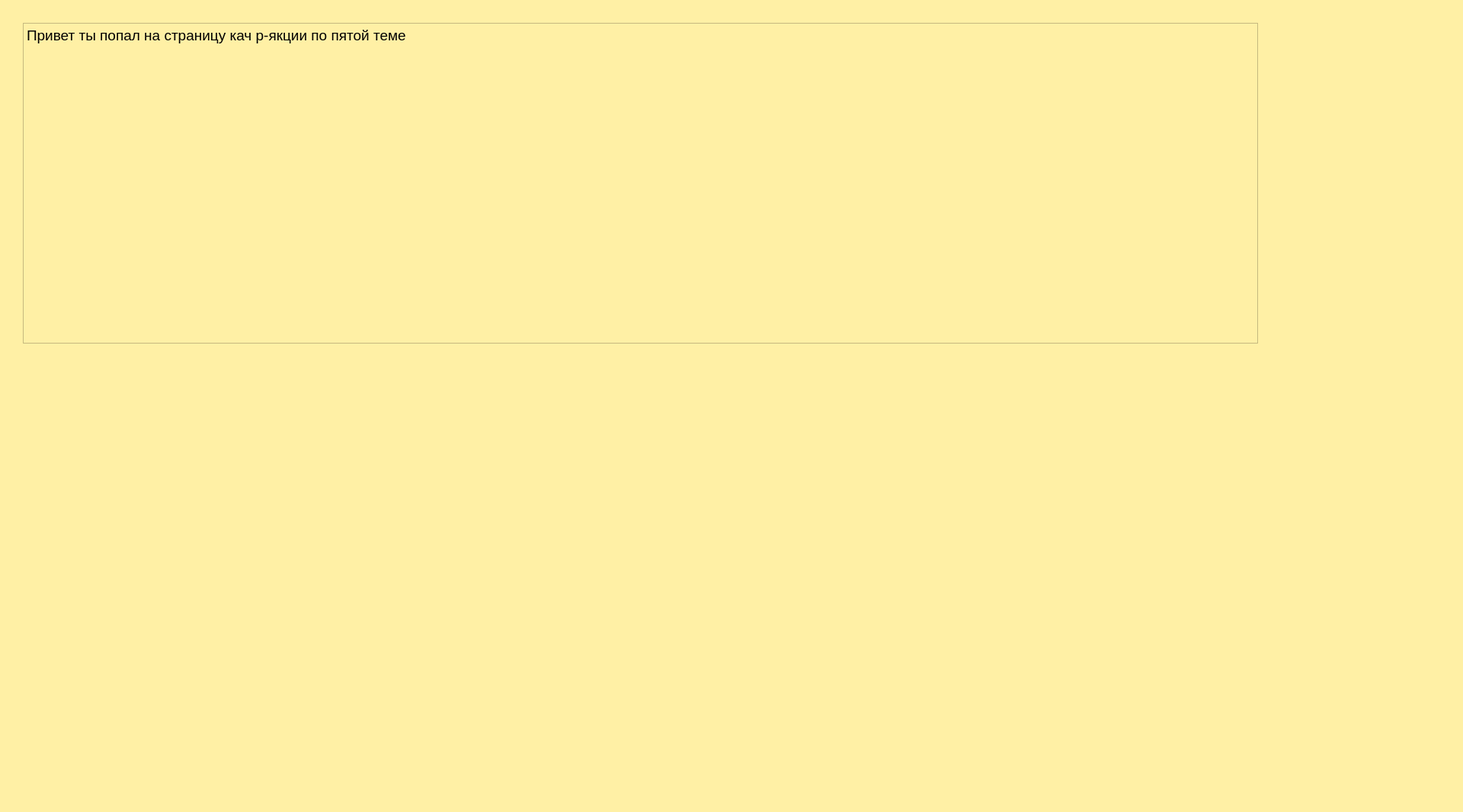
<?xml version="1.0" encoding="UTF-8"?>
<ui version="4.0">
 <class>Theme1</class>
 <widget class="QWidget" name="Theme1">
  <property name="geometry">
   <rect>
    <x>0</x>
    <y>0</y>
    <width>1920</width>
    <height>1066</height>
   </rect>
  </property>
  <property name="windowTitle">
   <string>Form</string>
  </property>
  <property name="styleSheet">
   <string notr="true">background-color: rgb(255, 240, 165);
color: rgb(255, 240, 165);</string>
  </property>
  <widget class="QTextBrowser" name="textBrowser">
   <property name="geometry">
    <rect>
     <x>30</x>
     <y>30</y>
     <width>1621</width>
     <height>421</height>
    </rect>
   </property>
   <property name="font">
    <font>
     <pointsize>12</pointsize>
    </font>
   </property>
   <property name="styleSheet">
    <string notr="true">color: rgb(255, 255, 255);
color: rgb(0, 0, 0);</string>
   </property>
   <property name="html">
    <string>&lt;!DOCTYPE HTML PUBLIC &quot;-//W3C//DTD HTML 4.0//EN&quot; &quot;http://www.w3.org/TR/REC-html40/strict.dtd&quot;&gt;
&lt;html&gt;&lt;head&gt;&lt;meta name=&quot;qrichtext&quot; content=&quot;1&quot; /&gt;&lt;style type=&quot;text/css&quot;&gt;
p, li { white-space: pre-wrap; }
&lt;/style&gt;&lt;/head&gt;&lt;body style=&quot; font-family:'MS Shell Dlg 2'; font-size:12pt; font-weight:400; font-style:normal;&quot;&gt;
&lt;p style=&quot; margin-top:0px; margin-bottom:0px; margin-left:0px; margin-right:0px; -qt-block-indent:0; text-indent:0px;&quot;&gt;&lt;span style=&quot; font-size:14pt;&quot;&gt;Привет ты попал на страницу кач р-якции по пятой теме &lt;/span&gt;&lt;/p&gt;&lt;/body&gt;&lt;/html&gt;</string>
   </property>
  </widget>
 </widget>
 <resources/>
 <connections/>
</ui>
